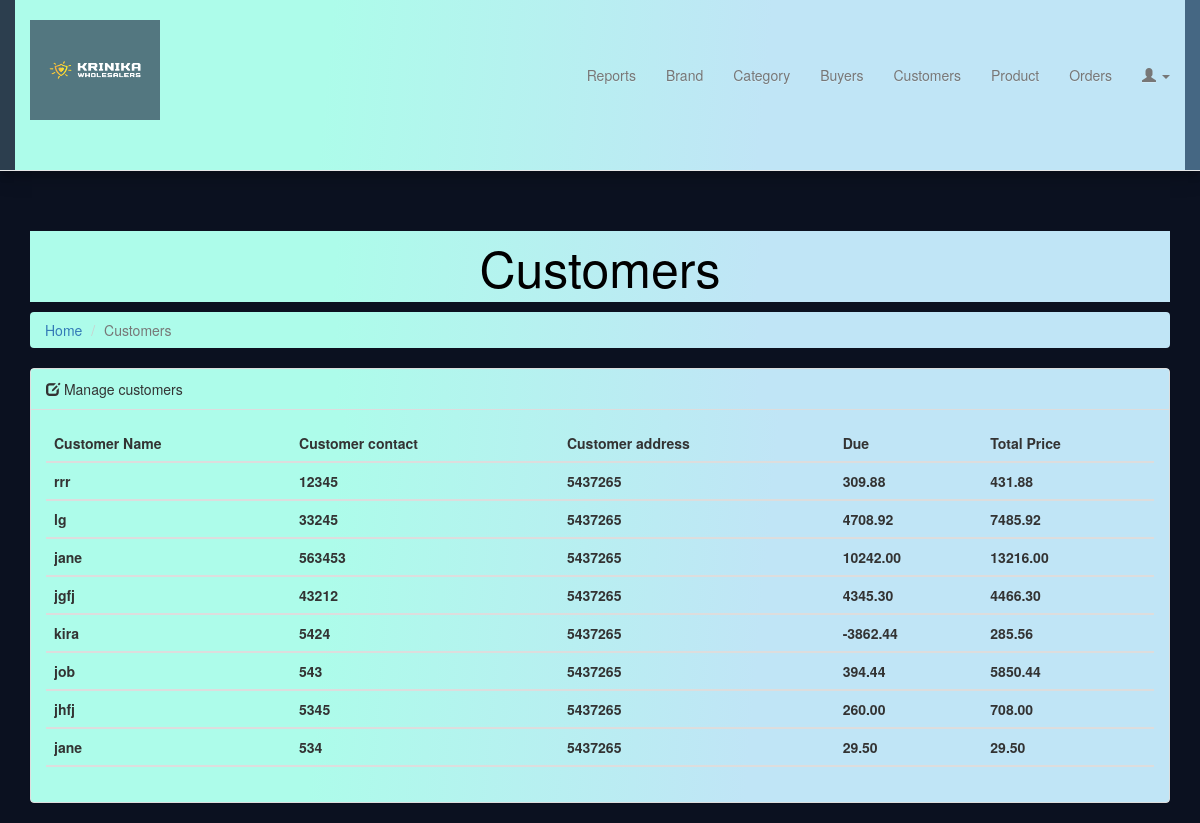
Page /Customers.php (signed in) on the committed database.
### tables this page shows
CREATE TABLE `orders` (
  `order_id` int(11) NOT NULL,
  `order_date` date NOT NULL,
  `client_name` varchar(255) NOT NULL,
  `client_contact` varchar(255) NOT NULL,
  `sub_total` varchar(255) NOT NULL,
  `vat` varchar(255) NOT NULL,
  `total_amount` varchar(255) NOT NULL,
  `discount` varchar(255) NOT NULL,
  `grand_total` varchar(255) NOT NULL,
  `paid` varchar(255) NOT NULL,
  `due` varchar(255) NOT NULL,
  `payment_type` int(11) NOT NULL,
  `payment_status` int(11) NOT NULL,
  `payment_place` int(11) NOT NULL,
  `gstn` varchar(255) NOT NULL,
  `order_status` int(11) NOT NULL DEFAULT 0,
  `user_id` int(11) NOT NULL,
  `address` int(11) NOT NULL
);

### Customers.php (the view, shortened to what this page needs)
<?php
require_once 'includes/header.php';
?>
<br><br>
<div class="" style="width: 100%;text-align:center;background-image: linear-gradient( 95.2deg,  rgba(173,252,234,1) 26.8%, rgba(192,229,246,1) 64% );">
	<p style="color:black;font-size: 50px">Customers</p>
</div>
<div class="row">
	<div class="col-md-12">
		<ol class="breadcrumb" style="background-image: linear-gradient( 95.2deg,  rgba(173,252,234,1) 26.8%, rgba(192,229,246,1) 64% );">
			<li><a href="dashboard.php">Home</a></li>
			<li class="active">Customers</li>
		</ol>
		<div class="panel panel-default" style="background-image: linear-gradient( 95.2deg,  rgba(173,252,234,1) 26.8%, rgba(192,229,246,1) 64% );">
			<div class="panel-heading" style="background-image: linear-gradient( 95.2deg,  rgba(173,252,234,1) 26.8%, rgba(192,229,246,1) 64% );">
				<div class="page-heading"> <i class="glyphicon glyphicon-edit"></i> Manage customers</div>
			</div>
			<div class="panel-body">
				<table class="table" id="manageCategoriesTable">
					<thead>
						<tr>
							<th>Customer Name</th>
							<th>Customer contact</th>
							<th>Customer address</th>
							<th>Due</th>
							<th>Total Price</th>
						</tr>
						<?php
						$sql = "SELECT * FROM orders";
						$result = $connect->query($sql);
						while ($row = $result->fetch_array()) {
						?>
							<tr>
								<th><?php echo $row['client_name'] ?></th>
								<th><?php echo $row['client_contact'] ?></th>
								<th><?php echo $row['address'] ?></th>
								<th><?php echo $row['due'] ?></th>
								<th><?php echo $row['total_amount'] ?></th>
							</tr>
						<?php } ?>
					</thead>
				</table>
			</div>
		</div>
	</div>
</div>
<?php require_once 'includes/footer.php'; ?>

### includes/header.php (style rules this page uses)
body { background-color: #0b1120; }

### rows in the picture
orders: client_name "rrr", client_contact "12345", address "5437265", due "309.88", total_amount "431.88"
orders: client_name "lg", client_contact "33245", address "5437265", due "4708.92", total_amount "7485.92"
orders: client_name "jane", client_contact "563453", address "5437265", due "10242.00", total_amount "13216.00"
orders: client_name "jgfj", client_contact "43212", address "5437265", due "4345.30", total_amount "4466.30"
orders: client_name "kira", client_contact "5424", address "5437265", due "-3862.44", total_amount "285.56"
orders: client_name "job", client_contact "543", address "5437265", due "394.44", total_amount "5850.44"
orders: client_name "jhfj", client_contact "5345", address "5437265", due "260.00", total_amount "708.00"
orders: client_name "jane", client_contact "534", address "5437265", due "29.50", total_amount "29.50"
